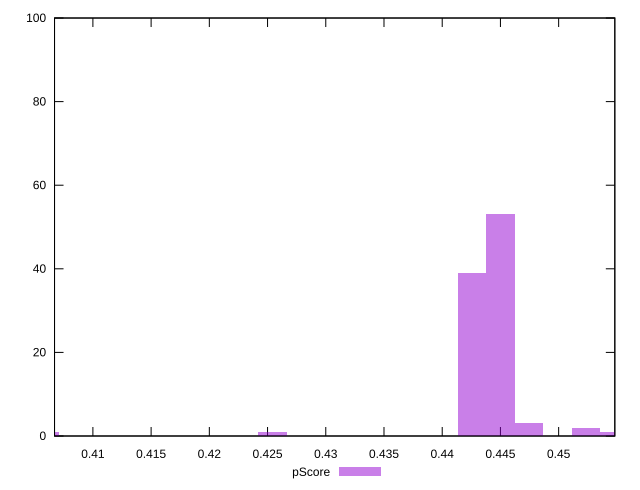

Generate this figure with gnuplot:
reset

$pScore <<EOF
0.4058830918605866 1
0.44500435372666725 53
0.4547846691931874 1
0.4425592748600372 39
0.4474494325932973 3
0.45233959032655735 2
0.4254437227936269 1
EOF

set key outside below
set boxwidth 0.0024450788666300397
set xrange [0.40670588235294114:0.4548235294117647]
set yrange [0:100]
set trange [0:100]
set style fill transparent solid 0.5 noborder
set terminal svg size 640, 490 enhanced background rgb 'white'
set output "reports/report_00030_2021-02-24T20-42-31.540Z/uses-rel-preload/samples/music/pScore/histogram.svg"

plot $pScore title "pScore" with boxes

reset
